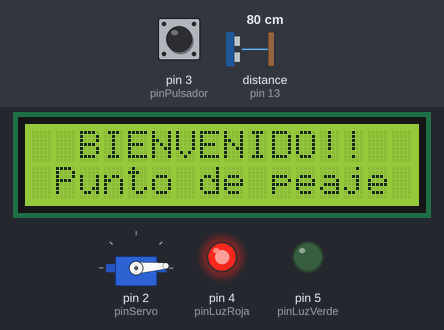
The sketch below on a simulated Arduino Mega 2560, built with avr-gcc and run on an emulated ATmega2560. On the bench: servo, 16×2 character LCD, output pins drawn as LEDs (lit = HIGH). The inputs (shaded band) are chosen by the test bench; at power-on: pin 3 (pinPulsador) HIGH, distance to the obstacle (sensor on pin 13) 80 cm. The echo pulse lasts 58.3 µs per cm; pins used as bus, display or sensor lines are not drawn; what the sketch prints to the serial monitor is not drawn.

Above: at 1.2 s.
1.3 s: pin 3 (pinPulsador) pulled LOW for 0.15 s
At 2.0 s:
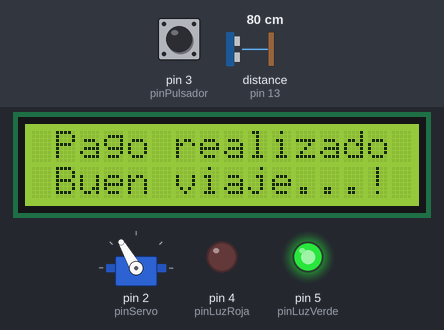
3.8 s: pin 3 (pinPulsador) pulled LOW for 3.2 s
At 8.2 s:
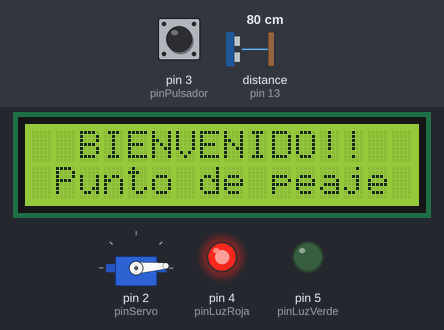
Timing chart, 0 to 9.7 s (numbered marks = the images above; inputs shaded):
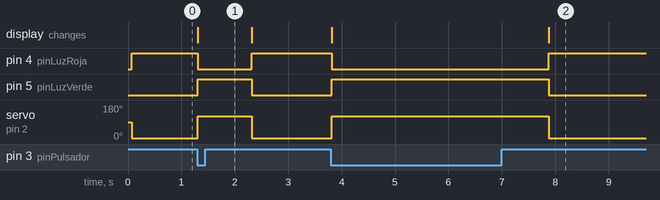

The sketch:

lab_peaje.ino
```cpp
/*
 * author = Daniel Cardozo
 * date = Noviembre 5 del 2019
 *
 * Codigo arduino para el control de punto de peaje usando la placa 'Mega 2560'.
 * En este codigo se controlan distintos elementos electronico a través del microchip incorporado y programable que tiene la placa de arduino 'MEGA 2560', durante el proceso
 * se manipulo el funcionamento del sensor ultransonico HC-SR04, el servo motor SG90, la pantalla led de tamaño 16x2 y algunos otros elementos adicionales como luces led y pulsadores
 */

#include <Servo.h>
#include  <LiquidCrystal.h>

 /*
  * LIBRERIAS
  * Se usaron las librerias Servo.h y LiquidCrystal.h para controlar el sensor servo SG90 y pantalla led 16x2, respectivamente
  */

/*
 * VARIABLES GLOBALES:
 * pinServo, pinPulsador, pinLuzRoja, pinLuzVerde, pinTrig, pinEcho, rs, en, d4, d5, d6, d7 --> SON PINES DE LA PLACA DE ARDUINO
 * DURACACION y DISTANCIA --> SON VARIABLES CON LAS QUE SE VA A CALCULAR LA DISTANCIA A LA QUE SE ENCUENTRA UN VEHICULO FRENTE AL SENSOR ULTRASONICO
 */

const int pinServo = 2,pinPulsador = 3, pinLuzRoja = 4, pinLuzVerde = 5, pinTrig = 12, pinEcho = 13;
int DURACION, DISTANCIA;
const int rs = 6, en = 7, d4 = 8, d5 = 9, d6 = 10, d7 = 11;

LiquidCrystal lcd(rs, en, d4, d5, d6, d7); //se indican los pines de la placa arduino que estan concectados a la pantalla led de 16x2

Servo servo;  //creamos un objeto servo
int barrera = 1;  //se indica que la barrera va a estar abajo

void setup() {
  servo.attach(pinServo);  // asignamos el pin al servo.
  /*
   * se indica los pines de la placa de arduino a los que hace referencia las variables 'pinPulsador' y 'pinEcho' como pines de entrada
   * se indica los pines de la placa de arduino a los que hace referencia las variables 'pinLuzRoja' y 'pinTrig' como pines de salida
   */
  pinMode(pinPulsador, INPUT);
  pinMode(pinLuzRoja, OUTPUT);
  pinMode(pinLuzVerde, OUTPUT);
  pinMode(pinTrig, OUTPUT);
  pinMode(pinEcho,  INPUT);
  lcd.begin(16, 2); //inicio de pantalla led indicando que es de 16x2
  Serial.begin(9600); //se crea comunicacion con el pc a través del serial
}

void loop() {
  controlLcd(1);  //se hace llamado a la funcion controlLcd() indicando que muestre el mensaje 1
  controlBarrera(); //se hace llamado a la funcion controlBarrera() que manipula el funcionamiento del sensor servo
}

void controlBarrera(){
  /*
   * Función creada para controlar la barrera del peaje.
   *
   * Se lee el estado del pulsador
   * Si la señal del pulsador esta en Bajo se envia una señal baja a la luz led de color roja, consecutivamente se envia una señal alta a la luz led de color verde, luego
   * se hace el llamado a la funcion controlLcd() para que imprima en la pantalla lcd que el pago se ha realizado, por ultimo se posiciona el Servo a 120 grados y se llama a la funcion
   * ultrasonido() que hara una pausa a la ejecución del código si encuentra algun obstaculo.
   *
   * Si la lectura de la señal del pulsor se alta, se envia una señal alta a la luz led de color roja, consecutivamente se envia una señal baja a la luz led de color verde, por ultimo
   * se posiciona el Servo a 4 grados simulando como su la barrera estuviera abajo
   */
  barrera = digitalRead (pinPulsador);
  if (barrera == LOW) {
    digitalWrite(pinLuzRoja, LOW);
    digitalWrite(pinLuzVerde, HIGH);
    controlLcd(2);  //se hace llamado a la funcion controlLcd() indicandole que muestre el mensaje 2
    servo.write(120);
    ultrasonido();
   }
   if (barrera == HIGH){
    digitalWrite(pinLuzRoja, HIGH);
    digitalWrite(pinLuzVerde, LOW);
    servo.write(4);
    delay(15);
   }
}
void ultrasonido(){
  /*
   * Funcion creada para controlar el sensor ultrasonido
   * Basicamente se crea un ciclo while que se repetira hasta que la variable 'BANDERA' sea diferente de 0, dentro del ciclo se lanza la señal ultrasonica y se calcula
   * la distancia a la que puede estar un objeto en frente del sensor, con base al tiempo en que se demora en retornar el eco de la señal.
   * Si el sensor ubica un objeto a una distancia menor a 12 centimetros (que es lo que mide la carretera de la maqueta) se crea una pausa de 4 segundos para permitir el paso
   * del vhiculo; su el sensor no hubica nada en el rango mencionado anteriormente rompe el ciclo while asignandole a la variable 'BANDERA' un valor de 1
   */
  int BANDERA = 0; //variable para contrar el ciclo while(){}
  while (BANDERA == 0){
    digitalWrite(pinTrig, HIGH);
    delay(1);
    digitalWrite(pinTrig, LOW);
    DURACION = pulseIn(pinEcho, HIGH);
    DISTANCIA = DURACION / 58.2;  //58.2 es una constante especificada por el fabricante del sensor
    Serial.println (DISTANCIA);

    if (DISTANCIA <= 12){
      delay(4000);
    }else{
      BANDERA=1;
      delay(1000);
    }
  }
}

void controlLcd(int estado){
  /*
   * Funcion creada para manipular la informacion mostrada en la pantalla Led
   *
   * Si el parametro de entrada es 1 se imprimira en la primer fila de la pantalla "BIENVENIDO" y en la segunda "Punto de peaje"
   * Si el parametro de entrada es 2 se imprimira en la primer fila de la pantalla "Pago realizado" y en la segunda "Buen viaje...!"
   */
  if (estado == 1){
    lcd.setCursor(0,0);
    lcd.print("  BIENVENIDO!!  ");
    lcd.setCursor(0,1);
    lcd.print(" Punto de peaje ");
    lcd.display();
  }
  if (estado == 2){
    lcd.setCursor(0,0);
    lcd.print(" Pago realizado ");
    lcd.setCursor(0,1);
    lcd.print(" Buen viaje...! ");
    lcd.display();
  }
}
```

Measured:
- after the input at 1.3 s, pin 4 (pinLuzRoja): HIGH → LOW at once, → HIGH 1.0 s later; pin 5 (pinLuzVerde): LOW → HIGH at once, → LOW 1.0 s later; servo on pin 2 (pinServo): 4° → 120° at once, → 4° 1.0 s later; the display: changes at once (image 1)
- after the input at 3.8 s, pin 4 (pinLuzRoja): HIGH → LOW at once, → HIGH 4.1 s later; pin 5 (pinLuzVerde): LOW → HIGH at once, → LOW 4.1 s later; servo on pin 2 (pinServo): 4° → 120° at once, → 4° 4.1 s later; the display: first changes at once (image 2 shows a later state)
